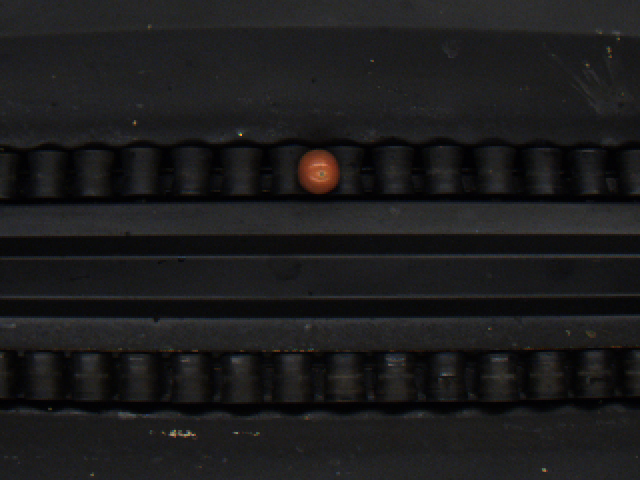
#> input picture Experiment/data_2021_2_25_8_36_19_V10_R6_COL_7.BMP, 640 x 480 px
$ python create_bounding_boxes_classic.py --input .
#> lines starting #> are read from the running program, lines starting #| are printed output that depends on the picture; after the words box and inside, x2 and y2 are one past the last pixel; in counts of white or black regions, pixels touching at a corner belong together
"""
Preprocessing pipeline for tomato detection
from the data set: delValle:primera, resaga.

Execute an example as:
 bb_clasico.py -i images/folder -o output/folder -c rgb

 creates a bounding box over the original RGB images and
 writes them to the output folder


By: Israel Melendez Montoya for
Rochin Industrias
"""
import argparse
import os
import os.path
from os import path
import shutil

import cv2
import numpy as np

def draw_bounding_boxes(i, img, output_folder):
    #image = cv2.resize(image, (0,0), fx=1.5,fy=1.5)
    # read the image
    image = cv2.imread(img)

    image_copy=image.copy()

    hMin = 0
    sMin = 0
    vMin = 50
    hMax = 179
    sMax = 255
    vMax = 255

    # Set minimum and max HSV values to display
    lower = np.array([hMin, sMin, vMin])
    upper = np.array([hMax, sMax, vMax])


    # Create HSV Image and threshold into a range.
    hsv = cv2.cvtColor(image_copy, cv2.COLOR_BGR2HSV)
    mask = cv2.inRange(hsv, lower, upper)
    output = cv2.bitwise_and(image_copy,image_copy, mask= mask)


    img_bw = 255*(cv2.cvtColor(output,
        cv2.COLOR_BGR2GRAY) > 10).astype('uint8')

    se1 = cv2.getStructuringElement(cv2.MORPH_RECT, (5,5))
    se2 = cv2.getStructuringElement(cv2.MORPH_RECT, (5,5))
    mask = cv2.morphologyEx(img_bw, cv2.MORPH_CLOSE, se1)
    mask = cv2.morphologyEx(mask, cv2.MORPH_OPEN, se2)

    mask = np.dstack([mask, mask, mask]) / 255
    output_closed_image = output * mask

    # convert to RGB
    #image_2 = cv2.cvtColor(output_closed_image, cv2.COLOR_BGR2RGB)
    # convert to grayscale
    gray = cv2.cvtColor(output_closed_image.astype('uint8'), cv2.COLOR_RGB2GRAY)


    # create a binary thresholded image
    #_, binary = cv2.threshold(output_closed_image, 30, 255, cv2.THRESH_BINARY)

    # find the contours from the thresholded image
    contours, hierarchy = cv2.findContours(gray,
        cv2.RETR_LIST, cv2.CHAIN_APPROX_NONE)
    # draw all contours
    contour_counter = 0
    # initiate lines
    boundRect= [None]*len(contours)
    #print(contours)
    for i, contour in enumerate(contours):
        if cv2.contourArea(contour) > 1000:
            boundRect[i] = cv2.boundingRect(contour)

            #image = cv2.drawContours(image, contour,
                #-1, (0, 255, 0), 3)


            cv2.rectangle(image, (int(boundRect[i][0]),
                int(boundRect[i][1])), (int(boundRect[i][0]+boundRect[i][2]),
                int(boundRect[i][1]+boundRect[i][3])), (0,255,0), 2)

            contour_counter = contour_counter + 1

    #stop = time.time()

    """font                   = cv2.FONT_HERSHEY_SIMPLEX
    topLeftCornerOfText = (300,200)
    fontScale              = 2
    fontColor              = (0,255,0)
    lineType               = 3

    cv2.putText(image, str(contour_counter),
        topLeftCornerOfText,
        font,
        fontScale,
        fontColor,
        lineType)
    """

    output_image = "bboxes_"+img
    cv2.imwrite(os.path.join(output_folder,output_image), image)

if __name__=="__main__":

    ap = argparse.ArgumentParser()
    ap.add_argument("-i", "--input", required=True,
        help="path to input image folder to count tomatoes")

    ap.add_argument("-o", "--output", required=False,
        help="path to output image folder to bounding boxed tomatoes")

    ap.add_argument("-c", "--color", required=False, type=str,
        help="Read RGB or grey scale images: rgb or grey")

    args = vars(ap.parse_args())

    print("[INFO] Reading files in folder...")

    imgs = os.listdir(args["input"])
    imgs = [img_name for img_name in imgs if "COL" in img_name ]
    #print(imgs)
    while ".DS_Store" in imgs: imgs.remove(".DS_Store")


    if not os.path.exists("outputs"):
        try:
            os.mkdir("outputs")

            print(("[INFO] Creating the output folder..."))

            for i, img in enumerate(imgs):
                draw_bounding_boxes(i, img, output_folder = "outputs" )
#> in draw_bounding_boxes, image is the input picture: shape (480, 640, 3); mean B, G, R 28.2, 27.5, 27.9
#> in draw_bounding_boxes, `hsv = cv2.cvtColor(image_copy, cv2.COLOR_BGR2HSV)`: hsv: shape (480, 640, 3); mean H, S, V 84.3, 50.8, 30.8
#> in draw_bounding_boxes, `mask = cv2.inRange(hsv, lower, upper)`:
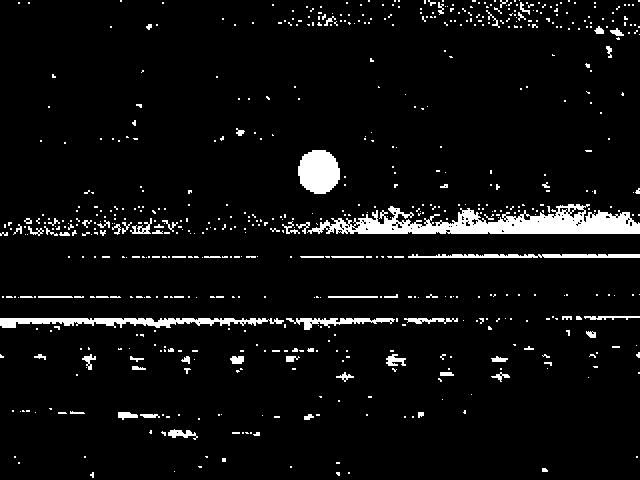
#> mask: shape (480, 640); 5.4% white; 645 white regions (562 under 20 px), largest, box (x1, y1, x2, y2) and area: (307, 204, 640, 234) 5278, (0, 318, 284, 328) 1648, (298, 150, 340, 194) 1456
#> in draw_bounding_boxes, `output = cv2.bitwise_and(image_copy,image_copy, mask= mask)`:
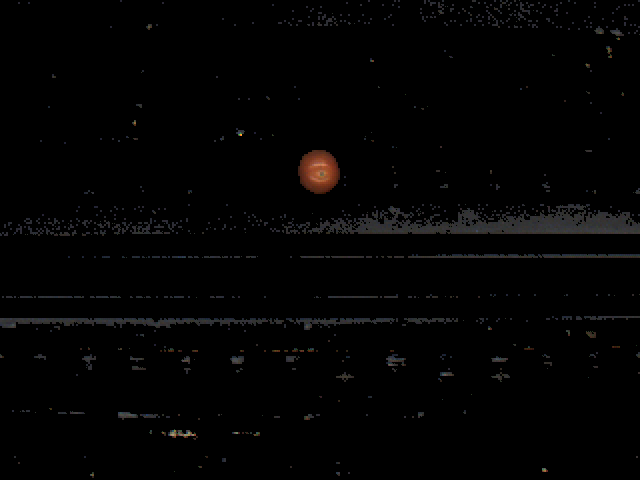
#> output: shape (480, 640, 3); mean B, G, R 2.7, 2.7, 3
#> in draw_bounding_boxes, `mask = cv2.morphologyEx(img_bw, cv2.MORPH_CLOSE, se1)`:
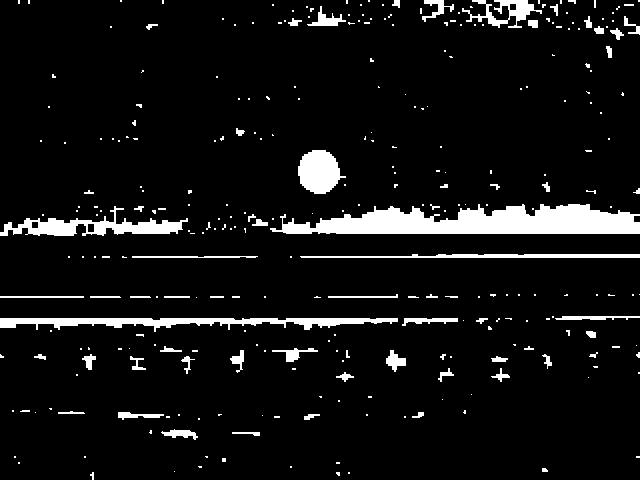
#> mask: shape (480, 640); 7.2% white; 301 white regions (233 under 20 px), largest, box (x1, y1, x2, y2) and area: (270, 204, 640, 234) 7536, (0, 318, 398, 332) 2657, (0, 206, 188, 236) 2092
#> in draw_bounding_boxes, `mask = cv2.morphologyEx(mask, cv2.MORPH_OPEN, se2)`:
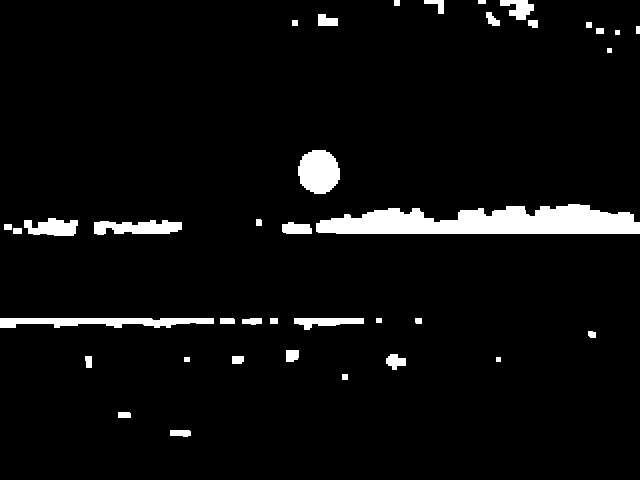
#> mask: shape (480, 640); 4.9% white; 38 white regions, largest, box (x1, y1, x2, y2) and area: (316, 204, 640, 234) 7044, (0, 318, 214, 328) 1517, (298, 150, 340, 194) 1456
#> in draw_bounding_boxes, `mask = np.dstack([mask, mask, mask]) / 255`: mask: shape (480, 640, 3) float64; values 0 (black) and 1 (white), 4.9% white; 38 white regions
#> in draw_bounding_boxes, `gray = cv2.cvtColor(output_closed_image.astype('uint8'), cv2.COLOR_RGB..`:
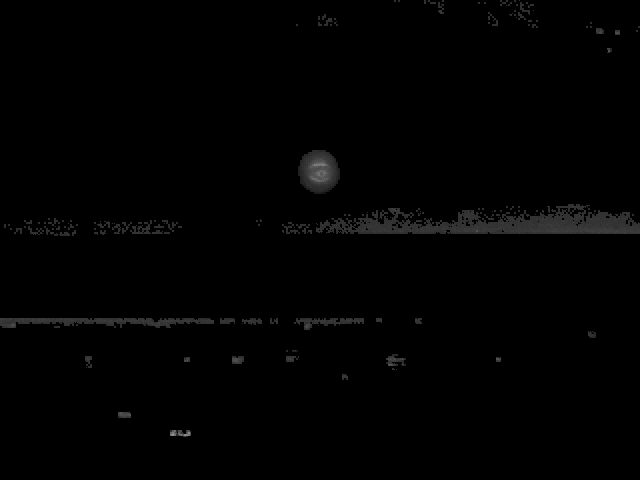
#> gray: shape (480, 640); min 0, max 144, mean 1.9
#> in draw_bounding_boxes, `contours, hierarchy = cv2.findContours(gray, cv2.RETR_LIST, cv2.CHAIN_..`: contours = 244 contours, 216 with area under 20; largest, box (x1, y1, x2, y2) and area: (316, 204, 640, 234) 5041, (298, 150, 340, 194) 1382, (0, 318, 214, 328) 1070, (294, 318, 364, 330) 304, (386, 354, 406, 366) 102
#> in draw_bounding_boxes, `boundRect= [None]*len(contours)`: boundRect = 244 items
#> the loop in draw_bounding_boxes, `for i, contour in enumerate(contours):` made 244 passes
#> contour on passes 1, 5, 7: [[176, 432], [177, 431], [178, 432], [177, 433]], [[396, 369]], [[86, 367]]
#> after the loop in draw_bounding_boxes, `for i, contour in enumerate(contours):`:
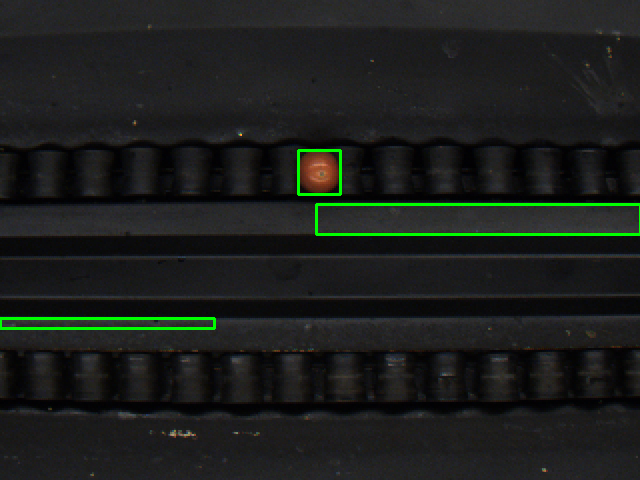
#> image: shape (480, 640, 3); 1.27% of pixels changed, all inside (x1, y1, x2, y2) = (0, 149, 640, 330)
#> after the loop in draw_bounding_boxes, `for i, contour in enumerate(contours):`: contour_counter = 3
            print("[INFO] Finished writing bounding boxes at /outputs" )


        except OSError:
            print(("[INFO] The directory /outputs could not "
             " be created"))

    else:
        print(("[INFO] The output directory already exists, "
        "overwriting"))

        shutil.rmtree("outputs")

        os.mkdir("outputs")

        for i, img in enumerate(imgs):
            draw_bounding_boxes(i, img, output_folder = "outputs" )
        print("[INFO] Finished writing bounding boxes at /outputs" )


    #print("[INFO] Drawing bounding boxes and writing as annotations...")
    #draw_bounding_boxes(filenames)
